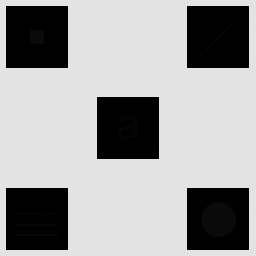
#> input picture Imagen_con_detalles_escondidos.tif, 256 x 256 px
$ python ejercicio1.py
#> lines starting #> are read from the running program, lines starting #| are printed output that depends on the picture
import cv2
import numpy as np
import matplotlib.pyplot as plt

#Primero realizamos una carga y visualización de la imagen
imagen = cv2.imread('Imagen_con_detalles_escondidos.tif', cv2.IMREAD_GRAYSCALE)
#> imagen is the input picture: shape (256, 256); min 0, max 228, mean 160.7
#plt.imshow(imagen, cmap='gray')
#plt.show()

#Realizamos una prueba de ecualización de histograma de la imagen
imagen_ecualizada= cv2.equalizeHist(imagen)
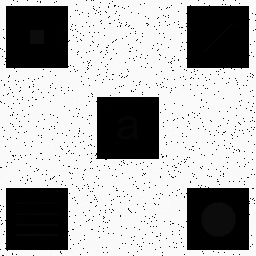
#> imagen_ecualizada: shape (256, 256); min 0, max 255, mean 172.2
# [42 lines of commented-out code are left out]

def local_histogram_equalization(img, window_size):
#> called with window_size = 25
    h, w = img.shape #Toma el alto y ancho de la imagen
#> h = 256; w = 256
    img_equalized = np.zeros((h, w), dtype=np.uint8) #Se crea una imagen base en blanco

    #Se toma la mitad de la imagen para calcular el desplazamiento
    #de la ventana desde el centro, donde el centro es i,j
    half_size = window_size // 2

    for i in range(h):
        for j in range(w):
            i_min = max(0, i - half_size) #Para que no tome una fila menor a 0
            i_max = min(h, i + half_size + 1) #Lo mismo pero mayor a 255
            j_min = max(0, j - half_size) #Lo mismo para las columnas
            j_max = min(w, j + half_size + 1) #etc

            # Obtener la subimagen dentro de la ventana
            window = img[i_min:i_max, j_min:j_max]

            # Ecualizar el histograma localmente
            window_equalized = cv2.equalizeHist(window)

            # Asignar el valor ecualizado al píxel central de la ventana en la imagen resultante
            img_equalized[i, j] = window_equalized[i - i_min, j - j_min]
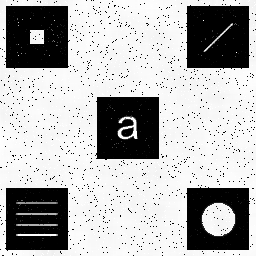
#> img_equalized: shape (256, 256); min 0, max 255, mean 177.3

    return img_equalized

window_size = 25

imagen_ecualizada_localmente = local_histogram_equalization(imagen, window_size)

plt.imshow(imagen_ecualizada_localmente, cmap = 'gray')
plt.show()
